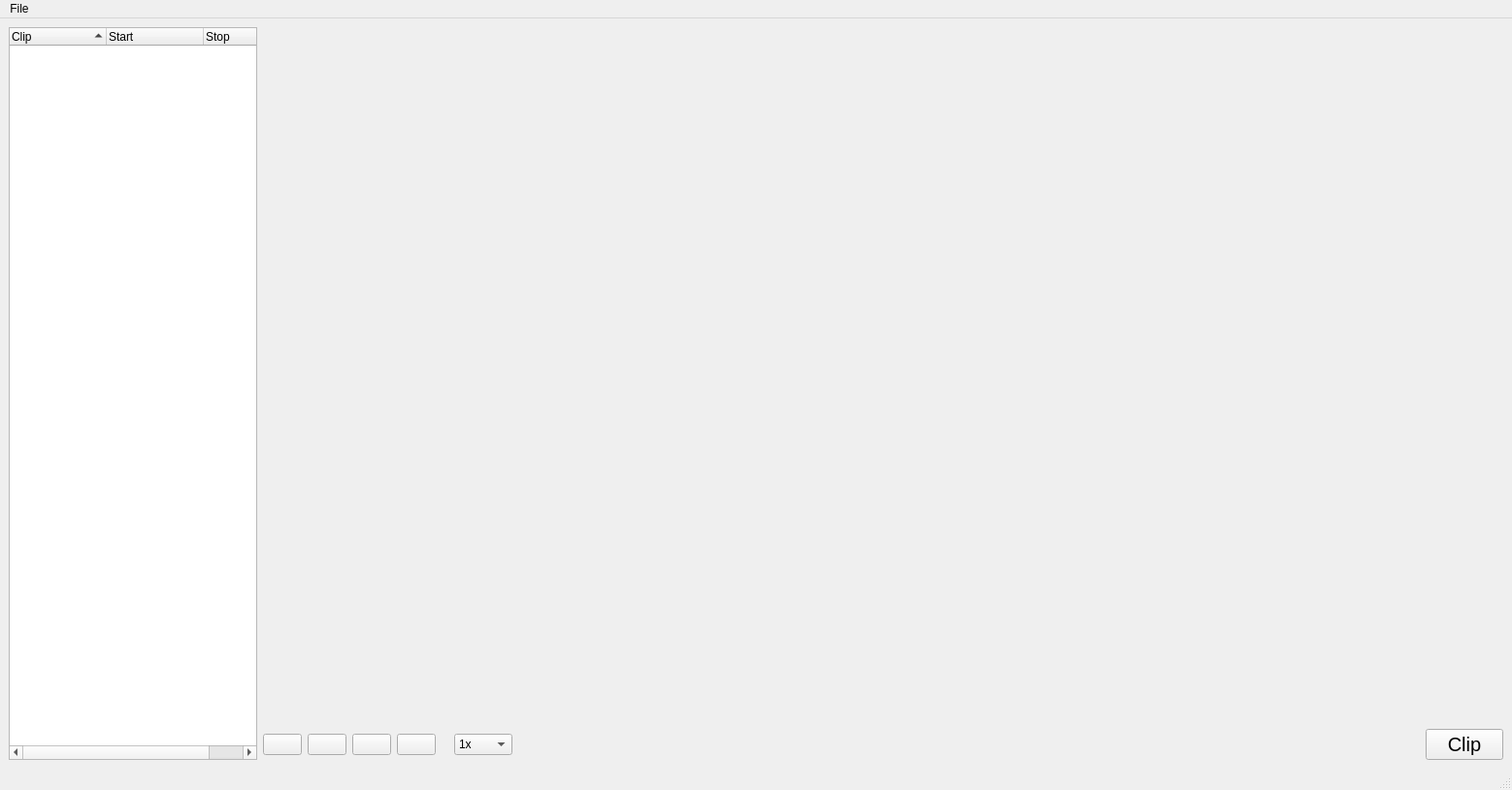
<?xml version="1.0" encoding="UTF-8"?>
<ui version="4.0">
 <class>MainWindow</class>
 <widget class="QMainWindow" name="MainWindow">
  <property name="geometry">
   <rect>
    <x>0</x>
    <y>0</y>
    <width>1558</width>
    <height>814</height>
   </rect>
  </property>
  <property name="windowTitle">
   <string>MainWindow</string>
  </property>
  <widget class="QWidget" name="centralwidget">
   <property name="mouseTracking">
    <bool>true</bool>
   </property>
   <layout class="QHBoxLayout" name="horizontalLayout" stretch="0,1">
    <property name="spacing">
     <number>-1</number>
    </property>
    <item>
     <widget class="QTreeWidget" name="treeWidget">
      <property name="sizeAdjustPolicy">
       <enum>QAbstractScrollArea::AdjustIgnored</enum>
      </property>
      <property name="sortingEnabled">
       <bool>true</bool>
      </property>
      <attribute name="headerCascadingSectionResizes">
       <bool>false</bool>
      </attribute>
      <column>
       <property name="text">
        <string>Clip</string>
       </property>
      </column>
      <column>
       <property name="text">
        <string>Start</string>
       </property>
      </column>
      <column>
       <property name="text">
        <string>Stop</string>
       </property>
      </column>
     </widget>
    </item>
    <item>
     <layout class="QVBoxLayout" name="verticalLayout" stretch="1,0">
      <item>
       <widget class="VideoWidget" name="videoWidget" native="true">
        <property name="sizePolicy">
         <sizepolicy hsizetype="Expanding" vsizetype="Expanding">
          <horstretch>0</horstretch>
          <verstretch>0</verstretch>
         </sizepolicy>
        </property>
       </widget>
      </item>
      <item>
       <layout class="QHBoxLayout" name="horizontalLayout_2">
        <item>
         <widget class="QPushButton" name="soundButton">
          <property name="text">
           <string/>
          </property>
          <property name="icon">
           <iconset>
            <normaloff>icons/mute.svg</normaloff>
            <normalon>icons/sound.svg</normalon>icons/mute.svg</iconset>
          </property>
          <property name="iconSize">
           <size>
            <width>32</width>
            <height>32</height>
           </size>
          </property>
          <property name="shortcut">
           <string>M</string>
          </property>
          <property name="checkable">
           <bool>true</bool>
          </property>
          <property name="checked">
           <bool>false</bool>
          </property>
          <property name="autoDefault">
           <bool>false</bool>
          </property>
          <property name="default">
           <bool>false</bool>
          </property>
          <property name="flat">
           <bool>false</bool>
          </property>
         </widget>
        </item>
        <item>
         <widget class="QPushButton" name="backwardButton">
          <property name="text">
           <string/>
          </property>
          <property name="icon">
           <iconset>
            <normaloff>icons/backward.svg</normaloff>icons/backward.svg</iconset>
          </property>
          <property name="iconSize">
           <size>
            <width>32</width>
            <height>32</height>
           </size>
          </property>
          <property name="shortcut">
           <string>Ctrl+Left</string>
          </property>
         </widget>
        </item>
        <item>
         <widget class="QPushButton" name="playPauseButton">
          <property name="text">
           <string/>
          </property>
          <property name="icon">
           <iconset>
            <normaloff>icons/play.svg</normaloff>
            <normalon>icons/pause.svg</normalon>icons/play.svg</iconset>
          </property>
          <property name="iconSize">
           <size>
            <width>32</width>
            <height>32</height>
           </size>
          </property>
          <property name="shortcut">
           <string>Space</string>
          </property>
          <property name="checkable">
           <bool>true</bool>
          </property>
          <property name="checked">
           <bool>false</bool>
          </property>
         </widget>
        </item>
        <item>
         <widget class="QPushButton" name="forwardButton">
          <property name="text">
           <string/>
          </property>
          <property name="icon">
           <iconset>
            <normaloff>icons/forward.svg</normaloff>icons/forward.svg</iconset>
          </property>
          <property name="iconSize">
           <size>
            <width>32</width>
            <height>32</height>
           </size>
          </property>
          <property name="shortcut">
           <string>Ctrl+Right</string>
          </property>
         </widget>
        </item>
        <item>
         <widget class="QLabel" name="label">
          <property name="text">
           <string/>
          </property>
          <property name="pixmap">
           <pixmap>icons/gauge.open.with.lines.needle.33percent.svg</pixmap>
          </property>
         </widget>
        </item>
        <item>
         <widget class="QComboBox" name="speedBox">
          <property name="currentIndex">
           <number>2</number>
          </property>
          <property name="sizeAdjustPolicy">
           <enum>QComboBox::AdjustToContentsOnFirstShow</enum>
          </property>
          <property name="iconSize">
           <size>
            <width>16</width>
            <height>16</height>
           </size>
          </property>
          <item>
           <property name="text">
            <string>0.25x</string>
           </property>
           <property name="icon">
            <iconset>
             <normaloff>icons/tortoise_025.svg</normaloff>icons/tortoise_025.svg</iconset>
           </property>
          </item>
          <item>
           <property name="text">
            <string>0.5x</string>
           </property>
           <property name="icon">
            <iconset>
             <normaloff>icons/tortoise_05.svg</normaloff>icons/tortoise_05.svg</iconset>
           </property>
          </item>
          <item>
           <property name="text">
            <string>1x</string>
           </property>
           <property name="icon">
            <iconset>
             <normaloff>icons/video.svg</normaloff>icons/video.svg</iconset>
           </property>
          </item>
          <item>
           <property name="text">
            <string>2x</string>
           </property>
           <property name="icon">
            <iconset>
             <normaloff>icons/rabbit.svg</normaloff>icons/rabbit.svg</iconset>
           </property>
          </item>
         </widget>
        </item>
        <item>
         <spacer name="horizontalSpacer">
          <property name="orientation">
           <enum>Qt::Horizontal</enum>
          </property>
          <property name="sizeHint" stdset="0">
           <size>
            <width>40</width>
            <height>20</height>
           </size>
          </property>
         </spacer>
        </item>
        <item>
         <widget class="QPushButton" name="clipButton">
          <property name="font">
           <font>
            <pointsize>15</pointsize>
           </font>
          </property>
          <property name="text">
           <string>Clip</string>
          </property>
          <property name="icon">
           <iconset>
            <normaloff>icons/record.svg</normaloff>
            <normalon>icons/record_action.svg</normalon>icons/record.svg</iconset>
          </property>
          <property name="iconSize">
           <size>
            <width>32</width>
            <height>32</height>
           </size>
          </property>
          <property name="shortcut">
           <string>Ctrl+R</string>
          </property>
          <property name="checkable">
           <bool>true</bool>
          </property>
          <property name="checked">
           <bool>false</bool>
          </property>
         </widget>
        </item>
       </layout>
      </item>
     </layout>
    </item>
   </layout>
  </widget>
  <widget class="QMenuBar" name="menubar">
   <property name="geometry">
    <rect>
     <x>0</x>
     <y>0</y>
     <width>1558</width>
     <height>24</height>
    </rect>
   </property>
   <widget class="QMenu" name="menuFile">
    <property name="title">
     <string>File</string>
    </property>
    <addaction name="actionLoad_Video"/>
    <addaction name="actionAnalyse_laden"/>
    <addaction name="actionAnalyse_speichern"/>
   </widget>
   <addaction name="menuFile"/>
  </widget>
  <widget class="QStatusBar" name="statusbar"/>
  <action name="actionLoad_Video">
   <property name="text">
    <string>Video laden</string>
   </property>
  </action>
  <action name="actionAnalyse_laden">
   <property name="text">
    <string>Analyse laden</string>
   </property>
  </action>
  <action name="actionAnalyse_speichern">
   <property name="text">
    <string>Analyse speichern</string>
   </property>
  </action>
 </widget>
 <customwidgets>
  <customwidget>
   <class>VideoWidget</class>
   <extends>QWidget</extends>
   <header>videowidget.h</header>
   <container>1</container>
  </customwidget>
 </customwidgets>
 <resources/>
 <connections/>
</ui>
